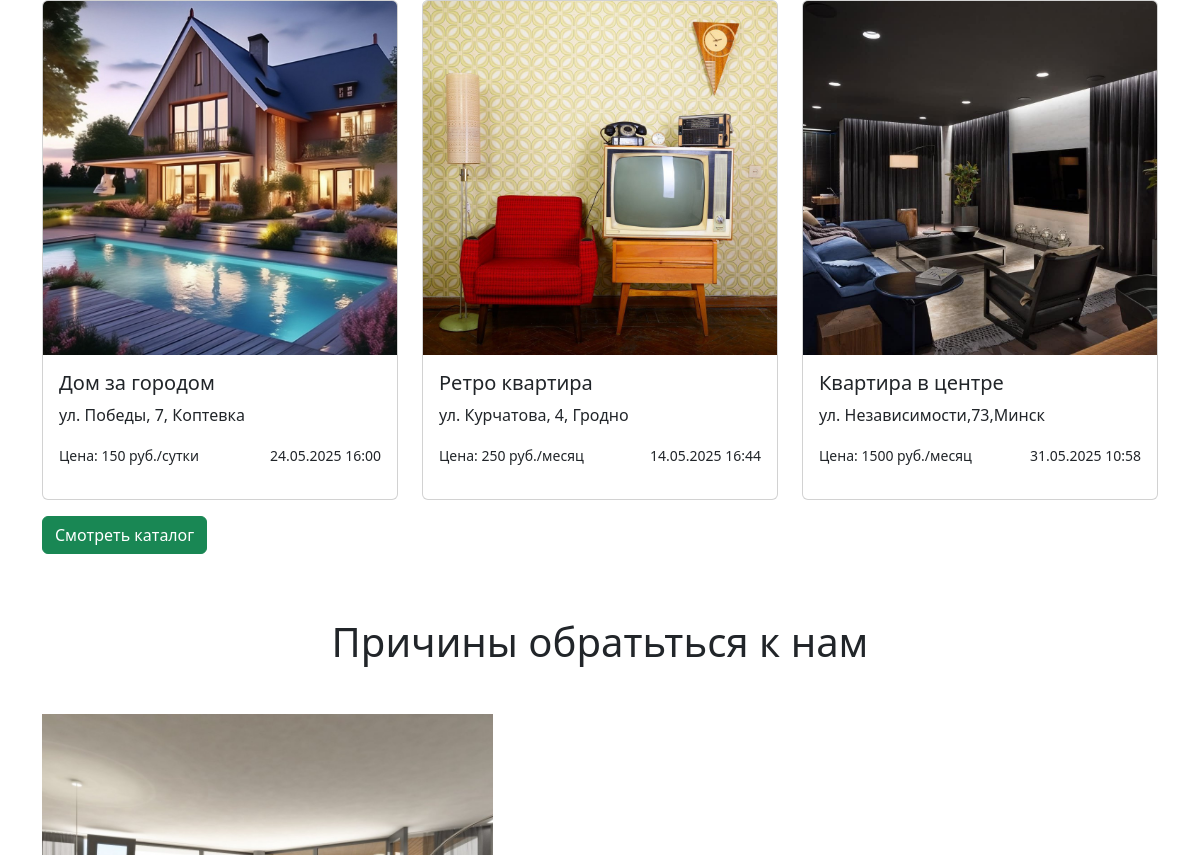
Before: / (middle part) with the older database file.
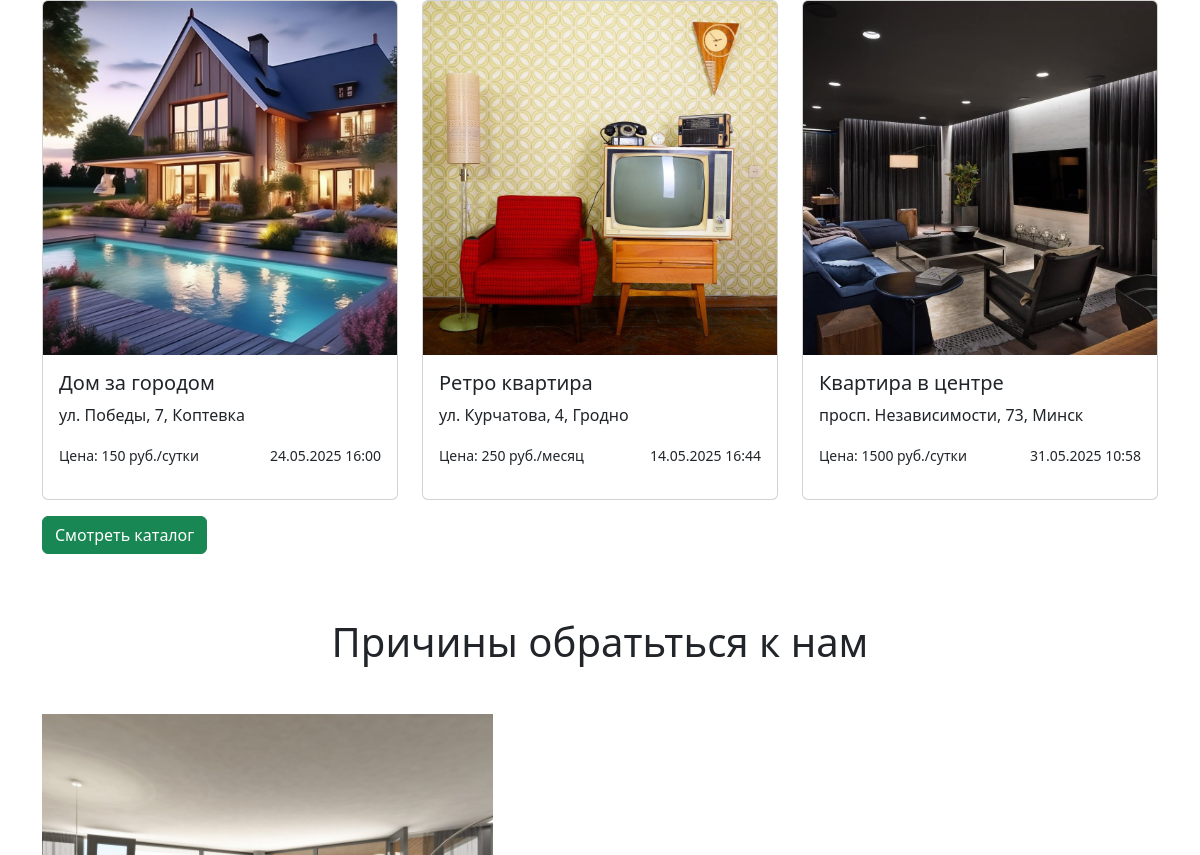
After: the same page with the newer database file.
### app.py (models this page shows, shortened)
class Articles(db.Model):
    id = db.Column(db.Integer,primary_key=True)
    title = db.Column(db.String(100))
    text = db.Column(db.Text)
    image_name = db.Column(db.String(100))
    category = db.Column(db.String(100))
    price = db.Column(db.Integer)
    floor = db.Column(db.Integer)
    entrance = db.Column(db.Integer)
    type_app = db.Column(db.String(100))
    address= db.Column(db.String(100))
    count_rooms = db.Column(db.Integer)
    hide = db.Column(db.Boolean, default=True)
    created_at = db.Column(db.DateTime, default=datetime.now)
    id_user = db.Column(db.Integer, db.ForeignKey('users.id'))
    orders = db.relationship('Orders', backref='article', lazy=True)
    images = db.relationship('Image', backref='article', lazy=True, cascade="all, delete-orphan")

### app.py (the view)
@app.route('/', methods=['GET', 'POST'])
def index():
    random_articles = Articles.query.order_by(func.random()).limit(3).all()
    return render_template("index.html",random_articles=random_articles)

### app.py (called while the page is built)
@app.context_processor
def inject_unread_messages():
    if 'name' in session:
        current_user = Users.query.filter_by(email=session['name']).first()
        unread_count = Messages.query.filter_by(recipient_id=current_user.id, is_read=False).count()
        return dict(unread_messages=unread_count)
    return dict(unread_messages=0)

@app.context_processor
def inject_user():
    def get_user_name():
        if 'name' in session:
            return Users.query.filter_by(email=session['name']).first()
    return dict(active_user=get_user_name())

@app.context_processor
def inject_unread_count():
    if 'name' in session:
        user = Users.query.filter_by(email=session['name']).first()
        if user:
            unread_count = Notification.query.filter_by(user_id=user.id, is_read=False).count()
            return dict(unread_notifications=unread_count)
    return dict(unread_notifications=0)

### templates/index.html (shortened to what this page needs)
{% extends 'base.html' %}
{% block main %}
    <main>
      <div class="container my-5">
        <div class="row">
          {%for article in random_articles%}
           {%if not article.hide%}
          <div class="col-md-4">
            <a href="/card/{{article.id}}" class="card-link">
              <div class="card">
                <img
                  src="../static/img/upload/{{article.image_name}}"
                  class="card-img-top"
                  alt="Уютная квартира"
                />
                <div class="card-body">
                  <h5 class="card-title">{{article.title}}</h5>
                  <p class="font-weight-bold">{{article.address}}</p>
                  <div class="d-flex justify-content-between">
                   <p><small>Цена: {{article.price}} руб./{%if article.type_app=="Посуточная"%}сутки{%else%}месяц{%endif%}</small></p>
                  <p><small>{{article.created_at.strftime('%d.%m.%Y %H:%M' )}}</small></p>
                  </div>
                </div>
              </div>
            </a>
          </div>
          {% endif %}
          {%endfor%}
        </div>
        <a href="/catalog" class="my-3 btn btn-success" >Смотреть каталог</a>
      </div>
      <div class="container marketing my-5">
        <h1 class="text-center my-5">Причины обратьться к нам</h1>
        <div class="row featurette">
          <div class="col-md-7 order-md-2 ad">
          </div>
          <div class="col-md-5 order-md-1">
            <img src="../static/img/ad1.jpg" width="100%" alt="" />
          </div>
        </div>
      </div>
    </main>
    {% endblock %}

Changed rows visible on the page:
changed Articles "Квартира в центре": address "ул. Независимости,73,Минск" → "просп. Независимости, 73, Минск"; type_app "месяц" → "сутки"
